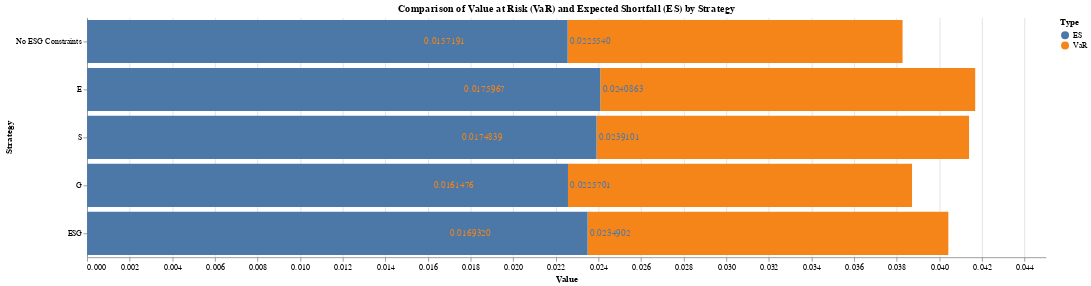

The code cell stored with this chart in its notebook:
### Code cell
import altair as alt
import pandas as pd

# Assuming results_df is your DataFrame and is already defined
# Here's an example of how it might look:
# results_df = pd.DataFrame({
#     'Strategy': ['Strategy A', 'Strategy B', 'Strategy C'],
#     'VaR': [-0.05, -0.06, -0.07],
#     'ES': [-0.07, -0.08, -0.09]
# })

# Prepare data for text labels by formatting the VaR and ES values
results_df['Var_text'] = results_df['VaR'].apply(lambda x: f"{x:.7f}")
results_df['ES_text'] = results_df['ES'].apply(lambda x: f"{x:.7f}")

# Melt the DataFrame to make it long-form for easier plotting with Altair
melted_df = pd.melt(results_df, id_vars=['Strategy', 'Var_text', 'ES_text'], value_vars=['VaR', 'ES'], var_name='Type', value_name='Value')

# Create the base bar chart
bar_chart = alt.Chart(melted_df).mark_bar().encode(
    x='Value:Q',
    y=alt.Y('Strategy:N', sort=None),  # sort=None to keep the original order
    color='Type:N',
    tooltip=['Strategy', 'Value', 'Var_text', 'ES_text']
).properties(
    width=1200,
    height=300,
    title='Comparison of Value at Risk (VaR) and Expected Shortfall (ES) by Strategy'
)

# Add text labels for the VaR values
var_text = bar_chart.mark_text(
    align='left',
    baseline='middle',
    dx=3  # Nudge the text to the right of the bar's end for readability
).encode(
    text='Var_text:N'
).transform_filter(
    alt.datum.Type == 'VaR'  # Only display this text for VaR bars
)

# Add text labels for the ES values
es_text = bar_chart.mark_text(
    align='left',
    baseline='middle',
    dx=3  # Nudge the text to the right of the bar's end for readability
).encode(
    text='ES_text:N'
).transform_filter(
    alt.datum.Type == 'ES'  # Only display this text for ES bars
)

# Combine the charts
alt.layer(bar_chart, var_text, es_text).configure_view(
    stroke=None  # Remove the border around the chart
)

### Figure 1 — Vega-Lite specification as saved in the notebook (floating-point values rounded to 4 significant figures)
{"config": {"view": {"continuousWidth": 400, "continuousHeight": 300, "stroke": null}}, "layer": [{"mark": "bar", "encoding": {"color": {"field": "Type", "type": "nominal"}, "tooltip": [{"field": "Strategy", "type": "nominal"}, {"field": "Value", "type": "quantitative"}, {"field": "Var_text", "type": "nominal"}, {"field": "ES_text", "type": "nominal"}], "x": {"field": "Value", "type": "quantitative"}, "y": {"field": "Strategy", "sort": null, "type": "nominal"}}, "height": 300, "title": "Comparison of Value at Risk (VaR) and Expected Shortfall (ES) by Strategy", "width": 1200}, {"mark": {"type": "text", "align": "left", "baseline": "middle", "dx": 3}, "encoding": {"color": {"field": "Type", "type": "nominal"}, "text": {"field": "Var_text", "type": "nominal"}, "tooltip": [{"field": "Strategy", "type": "nominal"}, {"field": "Value", "type": "quantitative"}, {"field": "Var_text", "type": "nominal"}, {"field": "ES_text", "type": "nominal"}], "x": {"field": "Value", "type": "quantitative"}, "y": {"field": "Strategy", "sort": null, "type": "nominal"}}, "height": 300, "title": "Comparison of Value at Risk (VaR) and Expected Shortfall (ES) by Strategy", "transform": [{"filter": "(datum.Type === 'VaR')"}], "width": 1200}, {"mark": {"type": "text", "align": "left", "baseline": "middle", "dx": 3}, "encoding": {"color": {"field": "Type", "type": "nominal"}, "text": {"field": "ES_text", "type": "nominal"}, "tooltip": [{"field": "Strategy", "type": "nominal"}, {"field": "Value", "type": "quantitative"}, {"field": "Var_text", "type": "nominal"}, {"field": "ES_text", "type": "nominal"}], "x": {"field": "Value", "type": "quantitative"}, "y": {"field": "Strategy", "sort": null, "type": "nominal"}}, "height": 300, "title": "Comparison of Value at Risk (VaR) and Expected Shortfall (ES) by Strategy", "transform": [{"filter": "(datum.Type === 'ES')"}], "width": 1200}], "data": {"name": "data-7b8ecee09fb07cd21a2875d6f0e30727"}, "$schema": "https://vega.github.io/schema/vega-lite/v4.17.0.json", "datasets": {"data-7b8ecee09fb07cd21a2875d6f0e30727": [{"Strategy": "No ESG Constraints", "Var_text": "0.0157191", "ES_text": "0.0225540", "Type": "VaR", "Value": 0.01572}, {"Strategy": "E", "Var_text": "0.0175967", "ES_text": "0.0240863", "Type": "VaR", "Value": 0.0176}, {"Strategy": "S", "Var_text": "0.0174839", "ES_text": "0.0239101", "Type": "VaR", "Value": 0.01748}, {"Strategy": "G", "Var_text": "0.0161476", "ES_text": "0.0225701", "Type": "VaR", "Value": 0.01615}, {"Strategy": "ESG", "Var_text": "0.0169320", "ES_text": "0.0234902", "Type": "VaR", "Value": 0.01693}, {"Strategy": "No ESG Constraints", "Var_text": "0.0157191", "ES_text": "0.0225540", "Type": "ES", "Value": 0.02255}, {"Strategy": "E", "Var_text": "0.0175967", "ES_text": "0.0240863", "Type": "ES", "Value": 0.02409}, {"Strategy": "S", "Var_text": "0.0174839", "ES_text": "0.0239101", "Type": "ES", "Value": 0.02391}, {"Strategy": "G", "Var_text": "0.0161476", "ES_text": "0.0225701", "Type": "ES", "Value": 0.02257}, {"Strategy": "ESG", "Var_text": "0.0169320", "ES_text": "0.0234902", "Type": "ES", "Value": 0.02349}]}}
